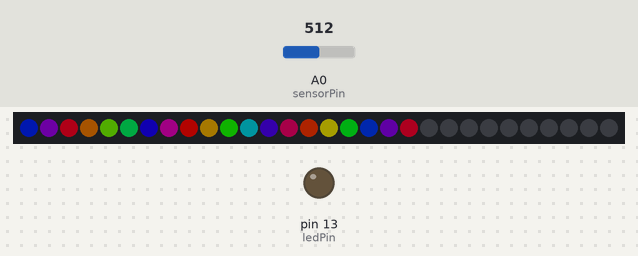
The sketch below on a simulated Arduino Uno, built with avr-gcc and run on an emulated ATmega328P. On the bench: 30 RGB LEDs in strip order, left to right, output pins drawn as LEDs (lit = HIGH). The inputs (shaded band) are chosen by the test bench; at power-on: A0 (sensorPin) = 512. Dim RGB values are drawn brighter than linear.

Above: at 4.25 s.
4.3 s: A0 (sensorPin) set to 306
At 4.35 s:
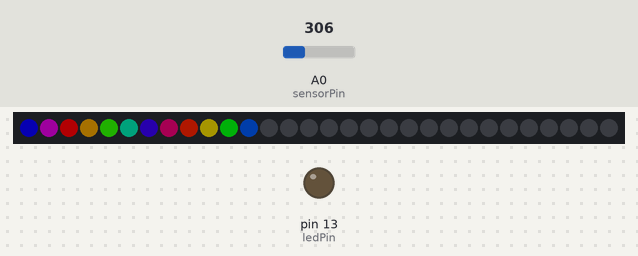
6.1 s: A0 (sensorPin) set to 122
At 6.15 s:
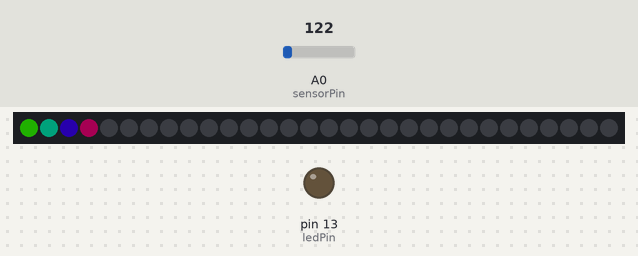
7.9 s: A0 (sensorPin) set to 511
At 7.95 s:
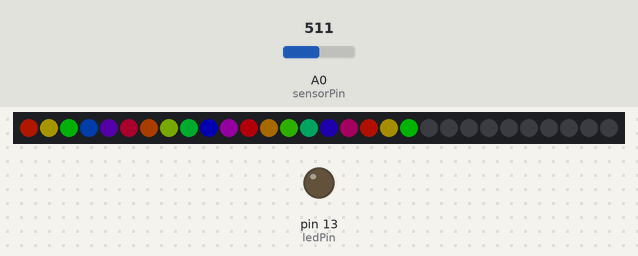
9.7 s: A0 (sensorPin) set to 750
At 9.75 s:
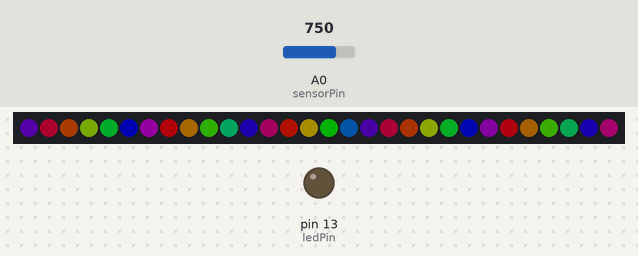
11.5 s: A0 (sensorPin) set to 730
At 11.55 s:
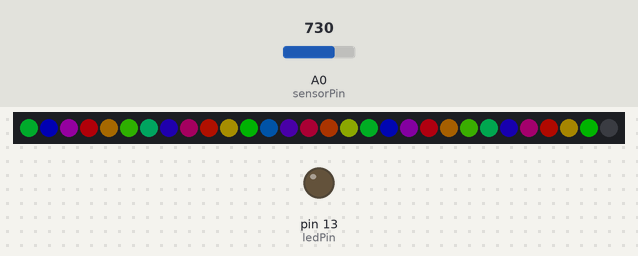
13.8 s: A0 (sensorPin) set to 900
At 13.85 s:
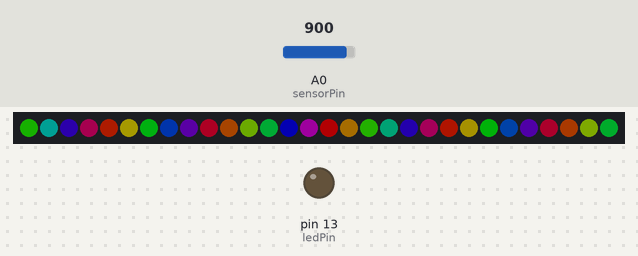

Measured:
- after the input at 4.3 s, the LEDs: change at once (image 1)
- after the input at 6.1 s, the LEDs: change at once (image 2)
- after the input at 7.9 s, the LEDs: change at once (image 3)
- after the input at 9.7 s, the LEDs: change at once (image 4)
- after the input at 11.5 s, the LEDs: change at once (image 5)
- after the input at 13.8 s, the LEDs: change at once (image 6)

The sketch:

RecursiveSmoothing.ino
```cpp
#include "FastLED.h"
#include "Filter.h"

// How many leds are in the strip?
#define NUM_LEDS 30

// Data pin that led data will be written out over
#define DATA_PIN 3
#define BRIGHTNESS  60
#define LED_TYPE    WS2811
#define COLOR_ORDER GRB

#define MAX_SOUND_LEVEL 740
#define MIN_SOUND_LEVEL 10

// This is an array of leds.  One item for each led in your strip.
CRGB leds[NUM_LEDS];

const int ledPin = 13;
const int sensorPin = A0;

int smoothSound = 0;
int maxVal = 0;

// the <float> makes a filter for float numbers
// 20 is the weight (20 => 20%)
// 0 is the initial value of the filter
ExponentialFilter<float> FilteredSound(80, MIN_SOUND_LEVEL);

byte colorIndex = 0;

void setup() {
  delay(2000);
  Serial.begin(9600);
  pinMode(ledPin, OUTPUT);
  pinMode(sensorPin, INPUT);
  FastLED.addLeds<LED_TYPE, DATA_PIN, COLOR_ORDER>(leds, NUM_LEDS).setCorrection( TypicalLEDStrip );
  FastLED.setBrightness( BRIGHTNESS);
  ledStripOff();
  delay(1000);
}

void loop() {
  soundSenosrRecursive();
  timer();
}

void ledStripOff(){
  for(int currentLed = 0; currentLed < NUM_LEDS; currentLed++) {
    leds[currentLed] = CRGB::Black;
    FastLED.show();
  }
}

void timer(){
  static const unsigned long refreshInterval = 100;//milliseconds
  static unsigned long lastRefreshTime = 0;

  if (millis() - lastRefreshTime >= refreshInterval){
    lastRefreshTime+=refreshInterval;
    ledColorSetting();
    colorIndex+=10;
  }
}

void soundSenosrRecursive(){
  float RawSound = analogRead(sensorPin);
  FilteredSound.Filter(RawSound);
  smoothSound = (int)FilteredSound.Current();
//  maxVal = max(maxVal,smoothSound);
//  Serial.println(maxVal);
}

void ledColorSetting(){
  int ledToLight = map(smoothSound, MIN_SOUND_LEVEL, MAX_SOUND_LEVEL, 0, NUM_LEDS);

  fill_rainbow( leds, NUM_LEDS, colorIndex, 45);
  for(int i = ledToLight; i < NUM_LEDS; i++) {
    //if led is already off then leave the loop
    if (leds[i].r == 0 && leds[i].g == 0 && leds[i].b == 0){
      break;
    }
    leds[i] = CRGB::Black;
  }
  FastLED.show();
}
```
